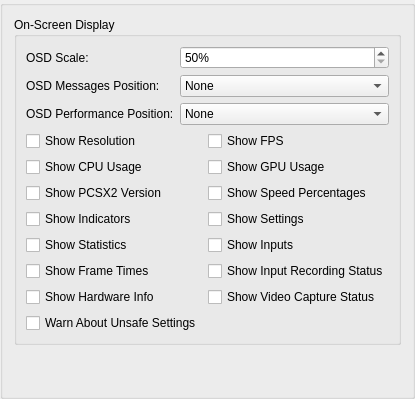
     <widget class="QGroupBox" name="osdTab">
      <attribute name="title">
       <string>OSD</string>
      </attribute>
      <layout class="QVBoxLayout" name="verticalLayout_3">
       <item>
        <widget class="QGroupBox" name="osdLayout">
         <property name="title">
          <string>On-Screen Display</string>
         </property>
         <layout class="QFormLayout" name="formLayout_8">
          <item row="0" column="0">
           <widget class="QLabel" name="osdScaleLabel">
            <property name="text">
             <string>OSD Scale:</string>
            </property>
           </widget>
          </item>
          <item row="0" column="1">
           <widget class="QSpinBox" name="osdScale">
            <property name="suffix">
             <string>%</string>
            </property>
            <property name="minimum">
             <number>50</number>
            </property>
            <property name="maximum">
             <number>500</number>
            </property>
           </widget>
          </item>
          <item row="1" column="0">
           <widget class="QLabel" name="osdMessagesPosLabel">
            <property name="text">
             <string>OSD Messages Position:</string>
            </property>
           </widget>
          </item>
          <item row="1" column="1">
           <widget class="QComboBox" name="osdMessagesPos">
            <item>
             <property name="text">
              <string>None</string>
             </property>
            </item>
            <item>
             <property name="text">
              <string>Left (Default)</string>
             </property>
            </item>
            <item>
             <property name="text">
              <string>Right</string>
             </property>
            </item>
           </widget>
          </item>
          <item row="2" column="0">
           <widget class="QLabel" name="osdPerformancePosLabel">
            <property name="text">
             <string>OSD Performance Position:</string>
            </property>
           </widget>
          </item>
          <item row="2" column="1">
           <widget class="QComboBox" name="osdPerformancePos">
            <item>
             <property name="text">
              <string>None</string>
             </property>
            </item>
            <item>
             <property name="text">
              <string>Left</string>
             </property>
            </item>
            <item>
             <property name="text">
              <string>Right (Default)</string>
             </property>
            </item>
           </widget>
          </item>
          <item row="3" column="0" colspan="2">
           <layout class="QGridLayout" name="osdOptionLayout">
            <item row="0" column="0">
             <widget class="QCheckBox" name="osdShowResolution">
              <property name="text">
               <string>Show Resolution</string>
              </property>
             </widget>
            </item>
            <item row="0" column="1">
             <widget class="QCheckBox" name="osdShowFPS">
              <property name="text">
               <string>Show FPS</string>
              </property>
             </widget>
            </item>
            <item row="5" column="0">
             <widget class="QCheckBox" name="osdShowFrameTimes">
              <property name="text">
               <string>Show Frame Times</string>
              </property>
             </widget>
            </item>
            <item row="1" column="1">
             <widget class="QCheckBox" name="osdShowGPU">
              <property name="text">
               <string>Show GPU Usage</string>
              </property>
             </widget>
            </item>
            <item row="4" column="1">
             <widget class="QCheckBox" name="osdShowInputs">
              <property name="text">
               <string>Show Inputs</string>
              </property>
             </widget>
            </item>
            <item row="3" column="1">
             <widget class="QCheckBox" name="osdShowSettings">
              <property name="text">
               <string>Show Settings</string>
              </property>
             </widget>
            </item>
            <item row="3" column="0">
             <widget class="QCheckBox" name="osdShowIndicators">
              <property name="text">
               <string>Show Indicators</string>
              </property>
             </widget>
            </item>
            <item row="2" column="1">
             <widget class="QCheckBox" name="osdShowSpeed">
              <property name="text">
               <string>Show Speed Percentages</string>
              </property>
             </widget>
            </item>
            <item row="6" column="0">
             <widget class="QCheckBox" name="osdShowHardwareInfo">
              <property name="text">
               <string>Show Hardware Info</string>
              </property>
             </widget>
            </item>
            <item row="2" column="0">
             <widget class="QCheckBox" name="osdShowVersion">
              <property name="text">
               <string>Show PCSX2 Version</string>
              </property>
             </widget>
            </item>
            <item row="5" column="1">
             <widget class="QCheckBox" name="osdShowInputRec">
              <property name="text">
               <string>Show Input Recording Status</string>
              </property>
             </widget>
            </item>
            <item row="6" column="1">
             <widget class="QCheckBox" name="osdShowVideoCapture">
              <property name="text">
               <string>Show Video Capture Status</string>
              </property>
             </widget>
            </item>
            <item row="1" column="0">
             <widget class="QCheckBox" name="osdShowCPU">
              <property name="text">
               <string>Show CPU Usage</string>
              </property>
             </widget>
            </item>
            <item row="4" column="0">
             <widget class="QCheckBox" name="osdShowGSStats">
              <property name="text">
               <string>Show Statistics</string>
              </property>
             </widget>
            </item>
            <item row="7" column="0">
             <widget class="QCheckBox" name="warnAboutUnsafeSettings">
              <property name="text">
               <string>Warn About Unsafe Settings</string>
              </property>
             </widget>
            </item>
           </layout>
          </item>
         </layout>
        </widget>
       </item>
       <item>
        <spacer name="verticalSpacer_3">
         <property name="orientation">
          <enum>Qt::Orientation::Vertical</enum>
         </property>
         <property name="sizeHint" stdset="0">
          <size>
           <width>20</width>
           <height>40</height>
          </size>
         </property>
        </spacer>
       </item>
      </layout>
     </widget>
